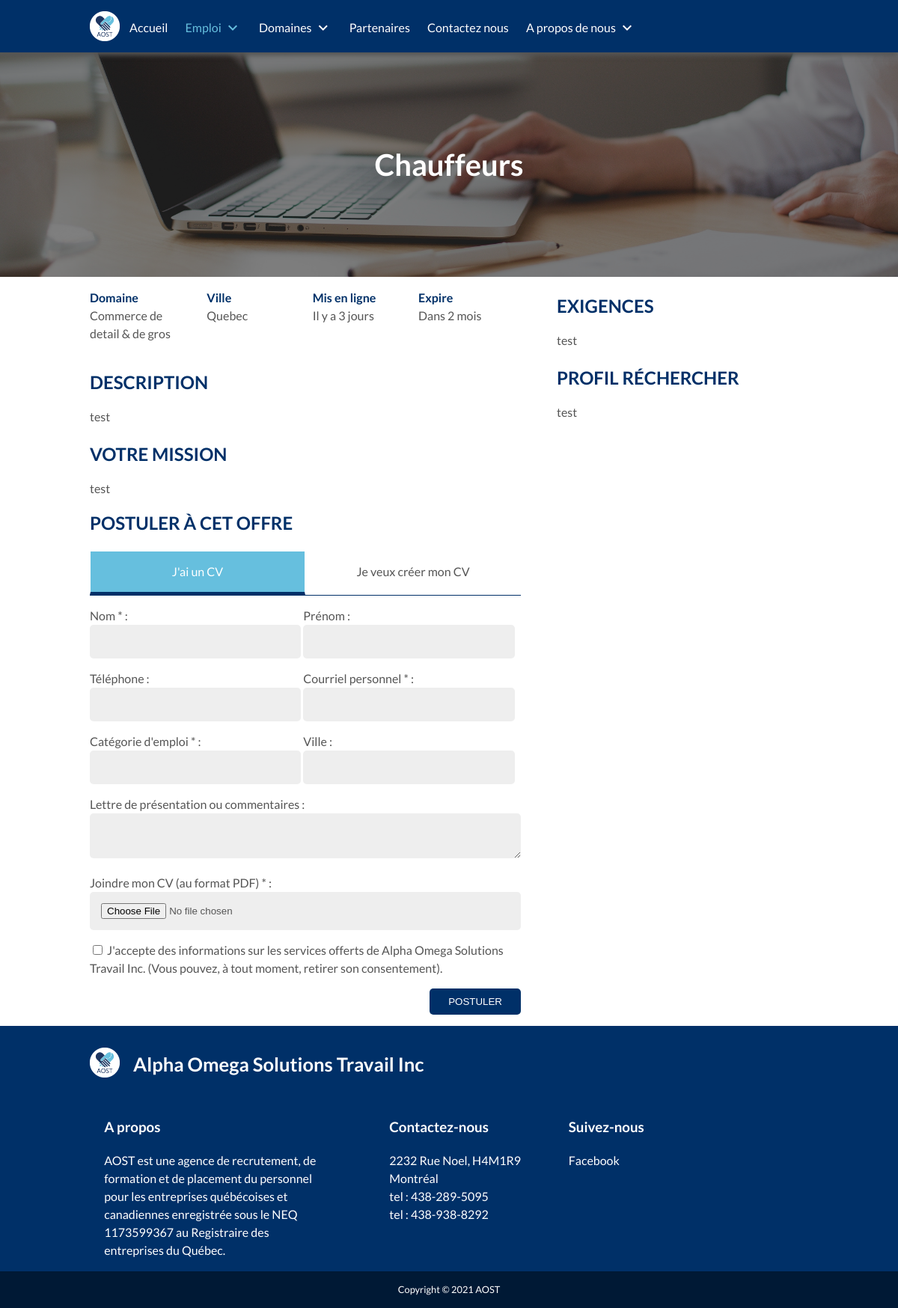
Screenshot of /job/offers/a/chauffeurs/2/ with the database file from the repository.
### tables this page shows
CREATE TABLE IF NOT EXISTS `subdomains` (
  `id` bigint(20) NOT NULL AUTO_INCREMENT,
  `id_admin` bigint(20) NOT NULL,
  `id_domain` bigint(20) NOT NULL,
  `name` varchar(200) NOT NULL,
  `color` varchar(100) NOT NULL,
  `added_at` datetime NOT NULL DEFAULT CURRENT_TIMESTAMP,
  PRIMARY KEY (`id`),
  KEY `id_domain` (`id_domain`),
  KEY `fk_admin` (`id_admin`)
);

CREATE TABLE IF NOT EXISTS `domains` (
  `id` bigint(20) NOT NULL AUTO_INCREMENT,
  `id_admin` bigint(20) NOT NULL,
  `name` varchar(100) NOT NULL,
  `color` varchar(100) NOT NULL,
  `added_at` datetime NOT NULL DEFAULT CURRENT_TIMESTAMP,
  PRIMARY KEY (`id`),
  KEY `id_admin` (`id_admin`)
);

CREATE TABLE IF NOT EXISTS `city` (
  `id` bigint(20) NOT NULL AUTO_INCREMENT,
  `name` varchar(150) NOT NULL,
  `added_at` datetime NOT NULL DEFAULT CURRENT_TIMESTAMP,
  PRIMARY KEY (`id`)
);

CREATE TABLE IF NOT EXISTS `offers` (
  `id` bigint(20) NOT NULL AUTO_INCREMENT,
  `id_admin` bigint(20) NOT NULL,
  `id_subdomain` bigint(20) NOT NULL,
  `id_city` bigint(20) NOT NULL,
  `compagny` varchar(100) NOT NULL,
  `description` longtext COMMENT 'Description globale de la demande',
  `missions` longtext COMMENT 'description détaillée (par mission) de la demande',
  `skill` longtext COMMENT 'compétences requises du postulant',
  `candidate_profile` longtext COMMENT 'Informations requises du postulant (age, annee d''experience, caractere etc...)',
  `cv` int(1) NOT NULL DEFAULT '0' COMMENT 'vaudra 1 si un CV est requit pour postuler',
  `motivation` int(1) NOT NULL DEFAULT '0' COMMENT 'Vaudra 1 si une lettre de motivation est requise pour postuler',
  `deleted` int(2) NOT NULL DEFAULT '0' COMMENT 'Vaudra 1 si supprimé par un admin (restera présente dans un onglet archives ou corbeille)',
  `expired` int(2) NOT NULL DEFAULT '0' COMMENT 'vaudra 1 si déjà expiré',
  `deadline` datetime NOT NULL COMMENT 'Date limite',
  `added_at` datetime NOT NULL DEFAULT CURRENT_TIMESTAMP,
  PRIMARY KEY (`id`),
  KEY `fk_city` (`id_city`),
  KEY `fk_subdomain` (`id_subdomain`),
  KEY `fk_admin` (`id_admin`)
);

### outils/php/Posting.class.php (the view, shortened to what the rows shown need)
<?php
class Posting{
  private $title;
  private $id_offer;
  private $btnTitle;
  public function __construct($pageTraitement, $title, $btnTitle, $id_offer){
    $this->title= $title;
    $this->btnTitle= $btnTitle;
    $this->id_offer= $id_offer;
  }
  public function getPostingSection(){
    global $domain;
    global $subdomain;
    $current_offer=[
      'id'=>0,
      'id_admin'=>0,
      'id_subdomain'=>0,
      'id_city'=>0,
      'compagny'=>0,
      'description'=>"",
      'missions'=>"",
      'skill'=>"",
      'candidate_profile'=>"",
      'cv'=>0,
      'motivation'=>0,
      'deleted'=>0,
      'expired'=>0,
      'deadline'=>"",
      'added_at'=>""
    ];
    $offer = new Offer($current_offer);
    if($this->id_offer != ""){
      $offer = $offer -> getOffer($this->id_offer);
    }else {
      $offer->setCv(1);
      $offer->setMotivation(1);
    }
    ?>
    <link rel="stylesheet" href="<?php echo _ROOT_PATH."outils/css/posting.css" ?>"/>
    <h2 class=" margin-top-none"><?php echo $this->title; ?></h2>
    <div class="cv_header">
      <div class="have_cv_btn cv_btn_active">J'ai un CV</div>
      <div class="make_cv_btn">Je veux créer mon CV</div>
    </div>
    <div class="have_cv_block">
      <form class="" id="have_cv_form" enctype="multipart/form-data">
        <div class="input-block">
          <label for="name">Nom<span class="form-required"> </span> :</label>
          <input type="text" name="name" required value="">
        </div>
        <div class="input-block">
          <label for="first_name">Prénom :</label>
          <input type="text" name="first_name" value="">
        </div>
        <div class="input-block">
          <label for="phone">Téléphone :</label>
          <input type="text" name="phone" value="">
        </div>
        <div class="input-block">
          <label for="email">Courriel personnel<span class="form-required"> </span> :</label>
          <input type="text" name="email" value="">
        </div>
        <div class="input-block job-block-cv">
          <label for="job-category-cv">Catégorie d'emploi<span class="form-required"> </span> :</label>
          <input type="text" class="job-category" id="job-category-cv" name="domain" readonly required>
        </div>
        <div class="input-block">
          <label for="city">Ville :</label>
          <input type="text" name="city" value="">
        </div>
        <div class="input-block text-area-block">
          <label for="about">Lettre de présentation ou commentaires :</label>
          <textarea name="about" ></textarea>
        </div>
        <div class="input-block text-area-block">
          <label for="cv_file">Joindre mon CV (au format PDF)<span class="form-required"> </span> :</label>
          <input type="file" name="cv_file" required value="">
        </div>
        <div class="checkbox-block">
          <input type="checkbox" id="EULA2" name="" value="" required>
          <label for="EULA2">J'accepte des informations sur les services offerts de Alpha Omega Solutions Travail Inc. (Vous pouvez, à tout moment, retirer son consentement).</label>
        </div>
        <div class="button-block">
          <button type="submit" id="btn_submit_have_cv" class="btn btn-primary" name="button"><?php echo $this->btnTitle; ?></button>
        </div>
      </form>
    </div>
          <?php
          $domains = $domain->getDomains();
          foreach($domains as $domain){
            $subdomains = $subdomain->getListSubdomains($domain->getId());
            ?>
              <?php foreach($subdomains as $subdomain){ ?>
                <div class="sub_domain_modal_item">
                  <label for="<?php echo $subdomain->getName().$domain->getId(); ?>"><?php echo $subdomain->getName(); ?></label>
                  <input class="sd_item" type="checkbox" id="<?php echo $subdomain->getName().$domain->getId(); ?>" name="<?php echo $subdomain->getName(); ?>" value="<?php echo $subdomain->getName(); ?>" onchange="fillSubDomain(this)">
                </div>
              <?php } ?>
          <?php }?>
          <?php
          $domains = $domain->getDomains();
          foreach($domains as $domain){
            $subdomains = $subdomain->getListSubdomains($domain->getId());
            ?>
              <?php foreach($subdomains as $subdomain){ ?>
                <div class="sub_domain_modal_item">
                  <label for="<?php echo $subdomain->getName()."-".$domain->getId(); ?>"><?php echo $subdomain->getName(); ?></label>
                  <input class="sd_item" type="checkbox" id="<?php echo $subdomain->getName()."-".$domain->getId(); ?>" name="<?php echo $subdomain->getName(); ?>" value="<?php echo $subdomain->getName(); ?>" onchange="fillSubDomainNoCv(this)">
                </div>
              <?php } ?>
          <?php }?>
  <?php }
}
?>

### job/offers/about/about.php
<div class="container-box" style="background-image: url('/aost/img/bg/bg1.jpg');">
  <div class="container-box-shadow">
    <div class="offset-10-laptop container-box-body" style="">
      <div class="container-title"><?php echo ucwords($subdomain->getName()); ?></div>
    </div>
  </div>
</div>
<div class="offset-10-laptop section_asside_block">
  <div class="section">
    <div class="infos_block">
      <div class="infos_text_item">
        <span>Domaine</span>
        <p>
          <?php
          $domain = $domain->getDomain($subdomain->getId_domain());
          echo $domain->getName();
          ?>
        </p>
      </div>
      <div class="infos_text_item">
        <span>Ville</span>
        <p>
          <?php
          $city = $city->getCity($offer->getId_city());
          echo $city->getName();
          ?>
        </p>
      </div>
      <div class="infos_text_item">
        <span>Mis en ligne</span>
        <p><?php echo get_elapsed_time($offer->getAdded_at()); ?></p>
      </div>
      <div class="infos_text_item">
        <span>Expire</span>
        <p><?php echo get_expired_time($offer->getDeadline()); ?></p>
      </div>
    </div>
    <div class="about_block">
      <h2 class="margin-bottom-none">Description</h2>
      <div class="about_text">
        <?php echo htmlspecialchars_decode($offer->getDescription()); ?>
      </div>
    </div>
    <div class="about_block">
      <h2 class="margin-bottom-none">Votre mission</h2>
      <div class="about_text">
        <?php echo htmlspecialchars_decode($offer->getMissions()); ?>
      </div>
    </div>
  </div>
  <div class="aside">
    <div class="about_block">
      <h2 class="margin-bottom-none">Exigences</h2>
      <div class="about_text">
        <?php echo htmlspecialchars_decode($offer->getSkill()); ?>
      </div>
    </div>
    <div class="about_block">
      <h2 class="margin-bottom-none">Profil réchercher</h2>
      <div class="about_text">
        <?php echo htmlspecialchars_decode($offer->getCandidate_profile()); ?>
      </div>
    </div>
  </div>
</div>
<div class="offset-10-laptop">
  <div class="posting-block">
    <?php
    $Posting = new Posting("outils/php/traitement/candidacy/add-candidacy.php", "Postuler à cet offre", "Postuler", $offer->getId());
    echo $Posting->getPostingSection();
    ?>
  </div>
</div>

### rows the page displays
subdomains: name "Chauffeurs"
domains: name "Commerce de detail & de gros"
city: name "Quebec"
offers: added_at "Il y a 3 jours", deadline "Dans 2 mois", description "test", missions "test", skill "test", candidate_profile "test"

### other values shown
$this->title "POSTULER À CET OFFRE"
$this->btnTitle "POSTULER"
